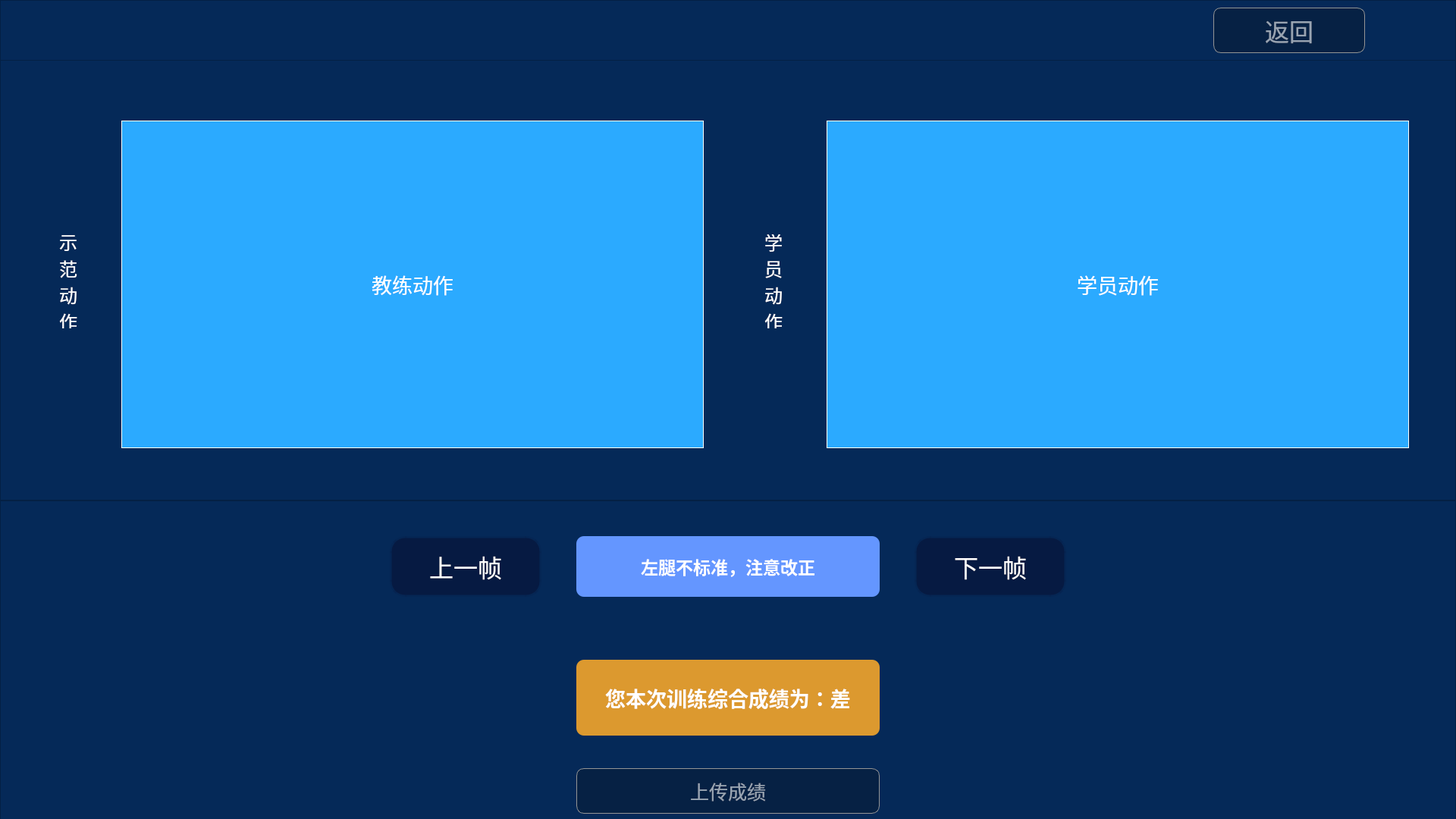
<?xml version="1.0" encoding="UTF-8"?>
<ui version="4.0">
 <class>Action_Eval</class>
 <widget class="QWidget" name="Action_Eval">
  <property name="geometry">
   <rect>
    <x>0</x>
    <y>0</y>
    <width>1920</width>
    <height>1080</height>
   </rect>
  </property>
  <property name="windowTitle">
   <string>Form</string>
  </property>
  <property name="styleSheet">
   <string notr="true">QFrame{
background-color: rgb(5,41,88);
}</string>
  </property>
  <widget class="QFrame" name="show_frae">
   <property name="geometry">
    <rect>
     <x>0</x>
     <y>79</y>
     <width>1920</width>
     <height>581</height>
    </rect>
   </property>
   <property name="frameShape">
    <enum>QFrame::StyledPanel</enum>
   </property>
   <property name="frameShadow">
    <enum>QFrame::Raised</enum>
   </property>
   <widget class="QLabel" name="lab_hint1">
    <property name="geometry">
     <rect>
      <x>60</x>
      <y>230</y>
      <width>60</width>
      <height>124</height>
     </rect>
    </property>
    <property name="minimumSize">
     <size>
      <width>60</width>
      <height>0</height>
     </size>
    </property>
    <property name="maximumSize">
     <size>
      <width>60</width>
      <height>16777215</height>
     </size>
    </property>
    <property name="font">
     <font>
      <family>微软雅黑</family>
      <pointsize>18</pointsize>
      <bold>false</bold>
     </font>
    </property>
    <property name="styleSheet">
     <string notr="true">color: rgb(255, 255, 255);</string>
    </property>
    <property name="text">
     <string>示
范
动
作</string>
    </property>
    <property name="alignment">
     <set>Qt::AlignCenter</set>
    </property>
   </widget>
   <widget class="QLabel" name="lab_right_fig">
    <property name="geometry">
     <rect>
      <x>160</x>
      <y>80</y>
      <width>768</width>
      <height>432</height>
     </rect>
    </property>
    <property name="minimumSize">
     <size>
      <width>768</width>
      <height>432</height>
     </size>
    </property>
    <property name="maximumSize">
     <size>
      <width>768</width>
      <height>432</height>
     </size>
    </property>
    <property name="font">
     <font>
      <family>微软雅黑</family>
      <pointsize>20</pointsize>
      <bold>false</bold>
     </font>
    </property>
    <property name="styleSheet">
     <string notr="true">background-color: rgb(43, 170, 255);
color: rgb(255, 255, 255);
border:1px solid;
border-color:rgb(255, 255, 255);</string>
    </property>
    <property name="text">
     <string>教练动作</string>
    </property>
    <property name="alignment">
     <set>Qt::AlignCenter</set>
    </property>
   </widget>
   <widget class="QLabel" name="lab_hint2">
    <property name="geometry">
     <rect>
      <x>990</x>
      <y>230</y>
      <width>60</width>
      <height>124</height>
     </rect>
    </property>
    <property name="minimumSize">
     <size>
      <width>60</width>
      <height>0</height>
     </size>
    </property>
    <property name="maximumSize">
     <size>
      <width>60</width>
      <height>16777215</height>
     </size>
    </property>
    <property name="font">
     <font>
      <family>微软雅黑</family>
      <pointsize>18</pointsize>
      <bold>false</bold>
     </font>
    </property>
    <property name="styleSheet">
     <string notr="true">color: rgb(255, 255, 255);</string>
    </property>
    <property name="text">
     <string>学
员
动
作</string>
    </property>
    <property name="alignment">
     <set>Qt::AlignCenter</set>
    </property>
   </widget>
   <widget class="QLabel" name="lab_left_fig">
    <property name="geometry">
     <rect>
      <x>1090</x>
      <y>80</y>
      <width>768</width>
      <height>432</height>
     </rect>
    </property>
    <property name="minimumSize">
     <size>
      <width>768</width>
      <height>432</height>
     </size>
    </property>
    <property name="maximumSize">
     <size>
      <width>768</width>
      <height>423</height>
     </size>
    </property>
    <property name="sizeIncrement">
     <size>
      <width>0</width>
      <height>0</height>
     </size>
    </property>
    <property name="font">
     <font>
      <family>微软雅黑</family>
      <pointsize>20</pointsize>
      <bold>false</bold>
     </font>
    </property>
    <property name="styleSheet">
     <string notr="true">background-color: rgb(43, 170, 255);
color: rgb(255, 255, 255);
border:1px solid;
border-color:rgb(255, 255, 255);</string>
    </property>
    <property name="text">
     <string>学员动作</string>
    </property>
    <property name="alignment">
     <set>Qt::AlignCenter</set>
    </property>
   </widget>
  </widget>
  <widget class="QFrame" name="control_frame">
   <property name="geometry">
    <rect>
     <x>0</x>
     <y>660</y>
     <width>1920</width>
     <height>460</height>
    </rect>
   </property>
   <property name="styleSheet">
    <string notr="true">QPushButton{
border:none;
color: rgb(255, 255, 255);
}</string>
   </property>
   <property name="frameShape">
    <enum>QFrame::StyledPanel</enum>
   </property>
   <property name="frameShadow">
    <enum>QFrame::Raised</enum>
   </property>
   <layout class="QGridLayout" name="gridLayout">
    <item row="0" column="6">
     <spacer name="horizontalSpacer">
      <property name="orientation">
       <enum>Qt::Horizontal</enum>
      </property>
      <property name="sizeHint" stdset="0">
       <size>
        <width>40</width>
        <height>20</height>
       </size>
      </property>
     </spacer>
    </item>
    <item row="0" column="3">
     <widget class="QLabel" name="lab_info">
      <property name="font">
       <font>
        <family>微软雅黑</family>
        <pointsize>17</pointsize>
        <bold>true</bold>
       </font>
      </property>
      <property name="styleSheet">
       <string notr="true">background-color:rgb(100,150,255);
color:rgb(255, 255, 255);
border:none;
border-radius:10px;</string>
      </property>
      <property name="text">
       <string>左腿不标准，注意改正</string>
      </property>
      <property name="alignment">
       <set>Qt::AlignCenter</set>
      </property>
     </widget>
    </item>
    <item row="5" column="3">
     <widget class="QPushButton" name="btn_upload">
      <property name="sizePolicy">
       <sizepolicy hsizetype="Preferred" vsizetype="Preferred">
        <horstretch>0</horstretch>
        <verstretch>0</verstretch>
       </sizepolicy>
      </property>
      <property name="minimumSize">
       <size>
        <width>400</width>
        <height>60</height>
       </size>
      </property>
      <property name="maximumSize">
       <size>
        <width>400</width>
        <height>60</height>
       </size>
      </property>
      <property name="font">
       <font>
        <family>微软雅黑</family>
        <pointsize>19</pointsize>
       </font>
      </property>
      <property name="layoutDirection">
       <enum>Qt::LeftToRight</enum>
      </property>
      <property name="styleSheet">
       <string notr="true">
color: rgba(255, 255, 255, 150);
border:none;
border-radius:10px;
background-color: rgb(6,33,68);
border:1px solid;

border-color: rgb(149, 149, 149);</string>
      </property>
      <property name="text">
       <string>上传成绩</string>
      </property>
     </widget>
    </item>
    <item row="0" column="2">
     <spacer name="horizontalSpacer_3">
      <property name="orientation">
       <enum>Qt::Horizontal</enum>
      </property>
      <property name="sizeType">
       <enum>QSizePolicy::Minimum</enum>
      </property>
      <property name="sizeHint" stdset="0">
       <size>
        <width>40</width>
        <height>20</height>
       </size>
      </property>
     </spacer>
    </item>
    <item row="1" column="3">
     <spacer name="verticalSpacer_2">
      <property name="orientation">
       <enum>Qt::Vertical</enum>
      </property>
      <property name="sizeType">
       <enum>QSizePolicy::Fixed</enum>
      </property>
      <property name="sizeHint" stdset="0">
       <size>
        <width>20</width>
        <height>40</height>
       </size>
      </property>
     </spacer>
    </item>
    <item row="0" column="0">
     <spacer name="horizontalSpacer_2">
      <property name="orientation">
       <enum>Qt::Horizontal</enum>
      </property>
      <property name="sizeHint" stdset="0">
       <size>
        <width>40</width>
        <height>20</height>
       </size>
      </property>
     </spacer>
    </item>
    <item row="0" column="4">
     <spacer name="horizontalSpacer_4">
      <property name="orientation">
       <enum>Qt::Horizontal</enum>
      </property>
      <property name="sizeType">
       <enum>QSizePolicy::Minimum</enum>
      </property>
      <property name="sizeHint" stdset="0">
       <size>
        <width>40</width>
        <height>20</height>
       </size>
      </property>
     </spacer>
    </item>
    <item row="3" column="3">
     <widget class="QLabel" name="lab_text">
      <property name="minimumSize">
       <size>
        <width>400</width>
        <height>50</height>
       </size>
      </property>
      <property name="maximumSize">
       <size>
        <width>400</width>
        <height>100</height>
       </size>
      </property>
      <property name="font">
       <font>
        <family>微软雅黑</family>
        <pointsize>20</pointsize>
        <bold>true</bold>
       </font>
      </property>
      <property name="styleSheet">
       <string notr="true">background-color:rgb(220, 153, 47);
color:rgb(255, 255, 255);
border:none;
border-radius:10px;</string>
      </property>
      <property name="text">
       <string>您本次训练综合成绩为：差</string>
      </property>
      <property name="alignment">
       <set>Qt::AlignCenter</set>
      </property>
     </widget>
    </item>
    <item row="0" column="5">
     <widget class="QPushButton" name="btn_right">
      <property name="minimumSize">
       <size>
        <width>200</width>
        <height>80</height>
       </size>
      </property>
      <property name="maximumSize">
       <size>
        <width>200</width>
        <height>80</height>
       </size>
      </property>
      <property name="font">
       <font>
        <family>微软雅黑</family>
        <pointsize>24</pointsize>
        <bold>false</bold>
       </font>
      </property>
      <property name="layoutDirection">
       <enum>Qt::LeftToRight</enum>
      </property>
      <property name="styleSheet">
       <string notr="true">background-color: rgb(6,26,66);
border-radius:20px;
border:5px solid;
border-color:rgba(6,26,66,50);</string>
      </property>
      <property name="text">
       <string>下一帧</string>
      </property>
      <property name="icon">
       <iconset resource="../res.qrc">
        <normaloff>:/icons/figs/icon/右箭头.png</normaloff>:/icons/figs/icon/右箭头.png</iconset>
      </property>
      <property name="iconSize">
       <size>
        <width>60</width>
        <height>60</height>
       </size>
      </property>
     </widget>
    </item>
    <item row="0" column="1">
     <widget class="QPushButton" name="btn_left">
      <property name="minimumSize">
       <size>
        <width>200</width>
        <height>80</height>
       </size>
      </property>
      <property name="maximumSize">
       <size>
        <width>200</width>
        <height>80</height>
       </size>
      </property>
      <property name="font">
       <font>
        <family>微软雅黑</family>
        <pointsize>24</pointsize>
        <bold>false</bold>
       </font>
      </property>
      <property name="layoutDirection">
       <enum>Qt::RightToLeft</enum>
      </property>
      <property name="styleSheet">
       <string notr="true">background-color: rgb(6,26,66);
border-radius:20px;
border:5px solid;
border-color:rgba(6,26,66,50);</string>
      </property>
      <property name="text">
       <string>上一帧</string>
      </property>
      <property name="icon">
       <iconset resource="../res.qrc">
        <normaloff>:/icons/figs/icon/左箭头.png</normaloff>:/icons/figs/icon/左箭头.png</iconset>
      </property>
      <property name="iconSize">
       <size>
        <width>60</width>
        <height>60</height>
       </size>
      </property>
     </widget>
    </item>
   </layout>
  </widget>
  <widget class="QFrame" name="frame">
   <property name="geometry">
    <rect>
     <x>0</x>
     <y>0</y>
     <width>1920</width>
     <height>80</height>
    </rect>
   </property>
   <property name="styleSheet">
    <string notr="true">background-image: url(:/background/figs/background/头部5.png);</string>
   </property>
   <property name="frameShape">
    <enum>QFrame::StyledPanel</enum>
   </property>
   <property name="frameShadow">
    <enum>QFrame::Raised</enum>
   </property>
   <widget class="QPushButton" name="btn_back">
    <property name="geometry">
     <rect>
      <x>1600</x>
      <y>10</y>
      <width>200</width>
      <height>60</height>
     </rect>
    </property>
    <property name="minimumSize">
     <size>
      <width>200</width>
      <height>60</height>
     </size>
    </property>
    <property name="maximumSize">
     <size>
      <width>200</width>
      <height>60</height>
     </size>
    </property>
    <property name="font">
     <font>
      <family>微软雅黑</family>
      <pointsize>24</pointsize>
     </font>
    </property>
    <property name="styleSheet">
     <string notr="true">color: rgba(255, 255, 255, 150);
border:none;
border-radius:10px;
background-color: rgb(6,33,68);
border:1px solid;
border-color: rgb(149, 149, 149);</string>
    </property>
    <property name="text">
     <string>返回</string>
    </property>
    <property name="icon">
     <iconset resource="../res.qrc">
      <normaloff>:/icons/figs/icon/返回.png</normaloff>:/icons/figs/icon/返回.png</iconset>
    </property>
    <property name="iconSize">
     <size>
      <width>45</width>
      <height>45</height>
     </size>
    </property>
   </widget>
  </widget>
 </widget>
 <resources>
  <include location="../res.qrc"/>
 </resources>
 <connections/>
</ui>
